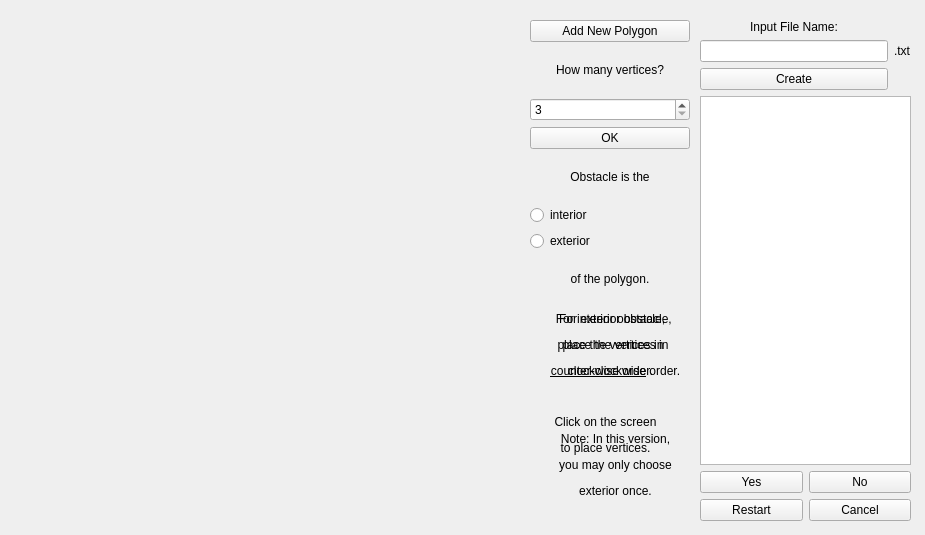
<?xml version="1.0" encoding="UTF-8"?>
<ui version="4.0">
 <class>NewWindow</class>
 <widget class="QMainWindow" name="NewWindow">
  <property name="geometry">
   <rect>
    <x>0</x>
    <y>0</y>
    <width>925</width>
    <height>535</height>
   </rect>
  </property>
  <property name="maximumSize">
   <size>
    <width>925</width>
    <height>535</height>
   </size>
  </property>
  <property name="mouseTracking">
   <bool>true</bool>
  </property>
  <property name="windowTitle">
   <string>Make Input File</string>
  </property>
  <widget class="QWidget" name="centralwidget">
   <widget class="QWidget" name="verticalLayoutWidget">
    <property name="geometry">
     <rect>
      <x>700</x>
      <y>20</y>
      <width>211</width>
      <height>501</height>
     </rect>
    </property>
    <layout class="QVBoxLayout" name="verticalLayout">
     <item>
      <layout class="QGridLayout" name="gridLayout">
       <item row="1" column="0">
        <widget class="QLineEdit" name="lineEdit"/>
       </item>
       <item row="1" column="1">
        <widget class="QLabel" name="label_2">
         <property name="text">
          <string>&lt;html&gt;&lt;head/&gt;&lt;body&gt;&lt;p&gt;.txt&lt;/p&gt;&lt;/body&gt;&lt;/html&gt;</string>
         </property>
        </widget>
       </item>
       <item row="2" column="0">
        <widget class="QPushButton" name="pushButton_3">
         <property name="text">
          <string>Create</string>
         </property>
        </widget>
       </item>
       <item row="0" column="0">
        <widget class="QLabel" name="label">
         <property name="text">
          <string>&lt;html&gt;&lt;head/&gt;&lt;body&gt;&lt;p align=&quot;center&quot;&gt;Input File Name:&lt;/p&gt;&lt;/body&gt;&lt;/html&gt;</string>
         </property>
        </widget>
       </item>
      </layout>
     </item>
     <item>
      <widget class="QTextBrowser" name="textOutput"/>
     </item>
     <item>
      <layout class="QHBoxLayout" name="horizontalLayout_2">
       <item>
        <widget class="QPushButton" name="yes">
         <property name="text">
          <string>Yes</string>
         </property>
        </widget>
       </item>
       <item>
        <widget class="QPushButton" name="no">
         <property name="text">
          <string>No</string>
         </property>
        </widget>
       </item>
      </layout>
     </item>
     <item>
      <layout class="QHBoxLayout" name="horizontalLayout">
       <item>
        <widget class="QPushButton" name="pushButton_2">
         <property name="text">
          <string>Restart</string>
         </property>
        </widget>
       </item>
       <item>
        <widget class="QPushButton" name="pushButton">
         <property name="text">
          <string>Cancel</string>
         </property>
        </widget>
       </item>
      </layout>
     </item>
    </layout>
   </widget>
   <widget class="QWidget" name="verticalLayoutWidget_2">
    <property name="geometry">
     <rect>
      <x>530</x>
      <y>20</y>
      <width>160</width>
      <height>281</height>
     </rect>
    </property>
    <layout class="QVBoxLayout" name="verticalLayout_2">
     <item>
      <widget class="QPushButton" name="pushButton_4">
       <property name="text">
        <string>Add New Polygon</string>
       </property>
      </widget>
     </item>
     <item>
      <widget class="QLabel" name="label_3">
       <property name="text">
        <string>&lt;html&gt;&lt;head/&gt;&lt;body&gt;&lt;p align=&quot;center&quot;&gt;How many vertices?&lt;/p&gt;&lt;/body&gt;&lt;/html&gt;</string>
       </property>
      </widget>
     </item>
     <item>
      <widget class="QSpinBox" name="spinBox">
       <property name="minimum">
        <number>3</number>
       </property>
       <property name="maximum">
        <number>10</number>
       </property>
       <property name="value">
        <number>3</number>
       </property>
      </widget>
     </item>
     <item>
      <widget class="QPushButton" name="ok">
       <property name="text">
        <string>OK</string>
       </property>
      </widget>
     </item>
     <item>
      <widget class="QLabel" name="label_4">
       <property name="text">
        <string>&lt;html&gt;&lt;head/&gt;&lt;body&gt;&lt;p align=&quot;center&quot;&gt;Obstacle is the&lt;/p&gt;&lt;/body&gt;&lt;/html&gt;</string>
       </property>
      </widget>
     </item>
     <item>
      <widget class="QRadioButton" name="interior">
       <property name="text">
        <string>interior</string>
       </property>
       <property name="autoExclusive">
        <bool>false</bool>
       </property>
      </widget>
     </item>
     <item>
      <widget class="QRadioButton" name="exterior">
       <property name="text">
        <string>exterior</string>
       </property>
       <property name="autoExclusive">
        <bool>false</bool>
       </property>
      </widget>
     </item>
     <item>
      <widget class="QLabel" name="label_5">
       <property name="text">
        <string>&lt;html&gt;&lt;head/&gt;&lt;body&gt;&lt;p align=&quot;center&quot;&gt;of the polygon.&lt;/p&gt;&lt;/body&gt;&lt;/html&gt;</string>
       </property>
      </widget>
     </item>
    </layout>
   </widget>
   <widget class="QLabel" name="label_6">
    <property name="geometry">
     <rect>
      <x>530</x>
      <y>310</y>
      <width>161</width>
      <height>71</height>
     </rect>
    </property>
    <property name="text">
     <string>&lt;html&gt;&lt;head/&gt;&lt;body&gt;&lt;p align=&quot;center&quot;&gt;For interior obstacle,&lt;/p&gt;&lt;p align=&quot;center&quot;&gt;place the vertices in&lt;/p&gt;&lt;p align=&quot;center&quot;&gt;&lt;span style=&quot; text-decoration: underline;&quot;&gt;clockwise&lt;/span&gt; order.&lt;/p&gt;&lt;/body&gt;&lt;/html&gt;</string>
    </property>
   </widget>
   <widget class="QLabel" name="label_7">
    <property name="geometry">
     <rect>
      <x>540</x>
      <y>310</y>
      <width>151</width>
      <height>71</height>
     </rect>
    </property>
    <property name="text">
     <string>&lt;html&gt;&lt;head/&gt;&lt;body&gt;&lt;p align=&quot;center&quot;&gt;For exterior obstacle,&lt;/p&gt;&lt;p align=&quot;center&quot;&gt;place the vertices in&lt;/p&gt;&lt;p align=&quot;center&quot;&gt;&lt;span style=&quot; text-decoration: underline;&quot;&gt;counter-clockwise&lt;/span&gt; order.&lt;/p&gt;&lt;/body&gt;&lt;/html&gt;</string>
    </property>
   </widget>
   <widget class="QLabel" name="label_8">
    <property name="geometry">
     <rect>
      <x>540</x>
      <y>410</y>
      <width>131</width>
      <height>51</height>
     </rect>
    </property>
    <property name="text">
     <string>&lt;html&gt;&lt;head/&gt;&lt;body&gt;&lt;p align=&quot;center&quot;&gt;Click on the screen&lt;/p&gt;&lt;p align=&quot;center&quot;&gt;to place vertices.&lt;/p&gt;&lt;/body&gt;&lt;/html&gt;</string>
    </property>
   </widget>
   <widget class="QLabel" name="note">
    <property name="geometry">
     <rect>
      <x>540</x>
      <y>430</y>
      <width>151</width>
      <height>71</height>
     </rect>
    </property>
    <property name="text">
     <string>&lt;html&gt;&lt;head/&gt;&lt;body&gt;&lt;p align=&quot;center&quot;&gt;Note: In this version,&lt;/p&gt;&lt;p align=&quot;center&quot;&gt;you may only choose&lt;/p&gt;&lt;p align=&quot;center&quot;&gt;exterior once.&lt;/p&gt;&lt;/body&gt;&lt;/html&gt;</string>
    </property>
   </widget>
  </widget>
  <widget class="QMenuBar" name="menubar">
   <property name="geometry">
    <rect>
     <x>0</x>
     <y>0</y>
     <width>925</width>
     <height>22</height>
    </rect>
   </property>
  </widget>
 </widget>
 <resources/>
 <connections/>
</ui>
